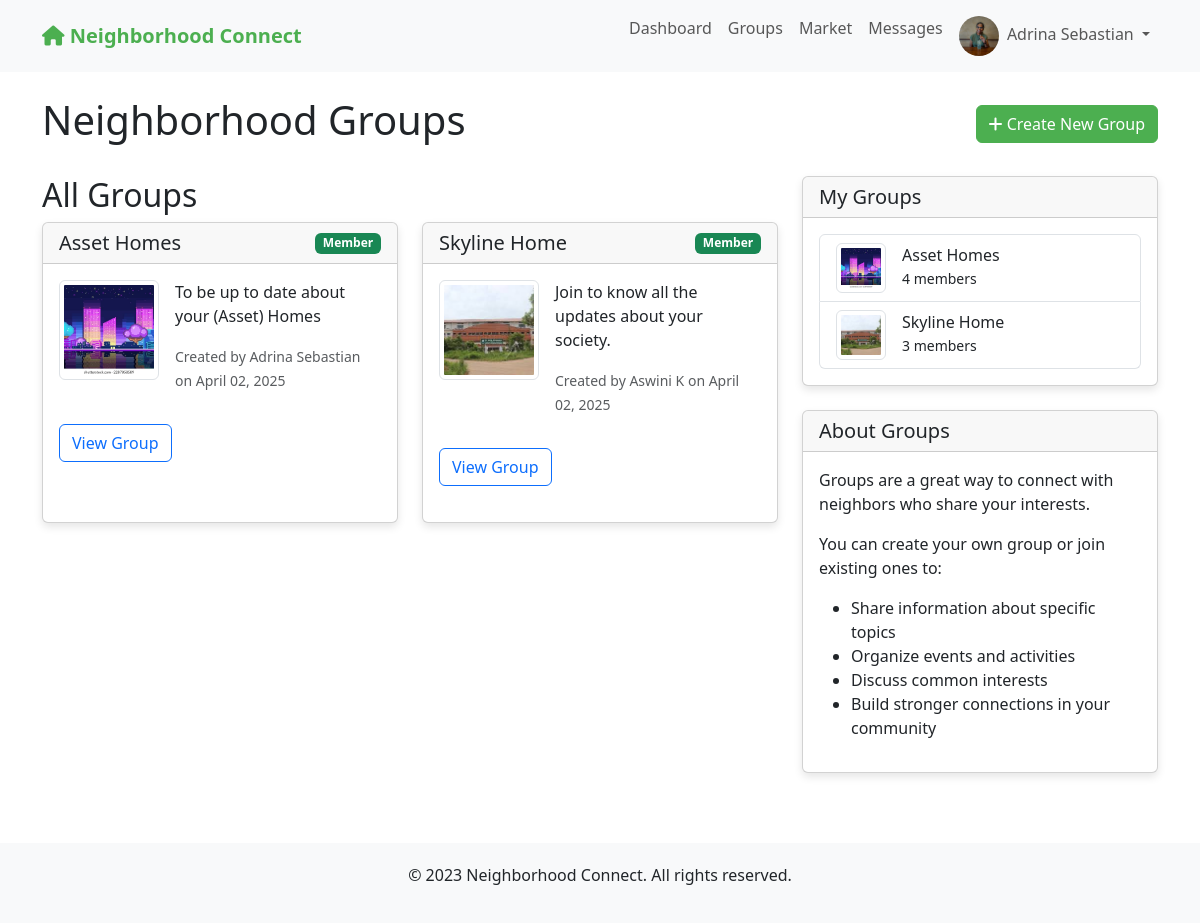
The app's page /groups (signed in) with its own data.
### app.py (models this page shows)
class User(UserMixin, db.Model):
    id = db.Column(db.Integer, primary_key=True)
    email = db.Column(db.String(100), unique=True, nullable=False)
    password = db.Column(db.String(200), nullable=False)
    name = db.Column(db.String(100), nullable=False)
    address = db.Column(db.String(200), nullable=False)
    neighborhood_id = db.Column(db.Integer, db.ForeignKey('neighborhood.id'), nullable=False)
    profile_pic = db.Column(db.String(200), default='default.jpg')
    created_at = db.Column(db.DateTime, default=datetime.utcnow)
    is_admin = db.Column(db.Boolean, default=False)
    posts = db.relationship('Post', backref='author', lazy=True)
    comments = db.relationship('Comment', backref='author', lazy=True)
    incidents = db.relationship('Incident', backref='reporter', lazy=True)
    group_memberships = db.relationship('GroupMember', backref='user', lazy=True)

class Group(db.Model):
    id = db.Column(db.Integer, primary_key=True)
    name = db.Column(db.String(100), nullable=False)
    description = db.Column(db.Text, nullable=False)
    image = db.Column(db.String(200), default='group_default.jpg')
    created_at = db.Column(db.DateTime, default=datetime.utcnow)
    creator_id = db.Column(db.Integer, db.ForeignKey('user.id'), nullable=False)
    neighborhood_id = db.Column(db.Integer, db.ForeignKey('neighborhood.id'), nullable=False)
    creator = db.relationship('User', backref='created_groups')
    members = db.relationship('GroupMember', backref='group', lazy=True, cascade="all, delete-orphan")
    posts = db.relationship('Post', backref='group', lazy=True)

### app.py (the view)
@app.route('/groups')
@login_required
def groups():
    neighborhood_groups = Group.query.filter_by(neighborhood_id=current_user.neighborhood_id).all()
    user_groups = [membership.group for membership in current_user.group_memberships]
    return render_template('groups.html', neighborhood_groups=neighborhood_groups, user_groups=user_groups)

### app.py (called while the page is built)
@login_manager.user_loader
def load_user(user_id):
    return User.query.get(int(user_id))

@app.before_request
def before_request():
    if current_user.is_authenticated:
        g.unread_count = Message.query.filter_by(
            receiver_id=current_user.id,
            is_read=False
        ).count()

@app.context_processor
def inject_unread_count():
    if current_user.is_authenticated:
        return {'unread_message_count': getattr(g, 'unread_count', 0)}
    return {}

### templates/groups.html (shortened to what this page needs)
{% extends "base.html" %}
{% block content %}
<div class="d-flex justify-content-between align-items-center mb-4">
    <h1>Neighborhood Groups</h1>
    <a href="{{ url_for('new_group') }}" class="btn btn-primary">
        <i class="fas fa-plus"></i> Create New Group
    </a>
</div>
<div class="row">
    <div class="col-md-8">
        <h2>All Groups</h2>
        {% if neighborhood_groups %}
            <div class="row">
                {% for group in neighborhood_groups %}
                    <div class="col-md-6 mb-4">
                        <div class="card h-100">
                            <div class="card-header d-flex justify-content-between align-items-center">
                                <h5 class="mb-0">{{ group.name }}</h5>
                                {% if group in user_groups %}
                                    <span class="badge bg-success">Member</span>
                                {% endif %}
                            </div>
                            <div class="card-body">
                                <div class="d-flex mb-3">
                                    <img src="{{ url_for('static', filename='uploads/' + group.image) }}" alt="{{ group.name }}" class="img-thumbnail me-3" style="width: 100px; height: 100px; object-fit: cover;">
                                    <div>
                                        <p>{{ group.description[:100] }}{% if group.description|length > 100 %}...{% endif %}</p>
                                        <p class="text-muted">
                                            <small>Created by {{ group.creator.name }} on {{ group.created_at.strftime('%B %d, %Y') }}</small>
                                        </p>
                                    </div>
                                </div>
                                <a href="{{ url_for('view_group', group_id=group.id) }}" class="btn btn-outline-primary">View Group</a>
                            </div>
                        </div>
                    </div>
                {% endfor %}
            </div>
        {% else %}
            <div class="alert alert-info">
                No groups have been created in your neighborhood yet. Be the first to create one!
            </div>
        {% endif %}
    </div>
    <div class="col-md-4">
        <div class="card mb-4">
            <div class="card-header">
                <h5 class="mb-0">My Groups</h5>
            </div>
            <div class="card-body">
                {% if user_groups %}
                    <div class="list-group">
                        {% for group in user_groups %}
                            <a href="{{ url_for('view_group', group_id=group.id) }}" class="list-group-item list-group-item-action">
                                <div class="d-flex align-items-center">
                                    <img src="{{ url_for('static', filename='uploads/' + group.image) }}" alt="{{ group.name }}" class="img-thumbnail me-3" style="width: 50px; height: 50px; object-fit: cover;">
                                    <div>
                                        <h6 class="mb-0">{{ group.name }}</h6>
                                        <small>{{ group.members|length }} members</small>
                                    </div>
                                </div>
                            </a>
                        {% endfor %}
                    </div>
                {% else %}
                    <p>You haven't joined any groups yet.</p>
                    <p>Join a group to connect with neighbors who share your interests!</p>
                {% endif %}
            </div>
        </div>
        <div class="card">
            <div class="card-header">
                <h5 class="mb-0">About Groups</h5>
            </div>
            <div class="card-body">
                <p>Groups are a great way to connect with neighbors who share your interests.</p>
                <p>You can create your own group or join existing ones to:</p>
                <ul>
                    <li>Share information about specific topics</li>
                    <li>Organize events and activities</li>
                    <li>Discuss common interests</li>
                    <li>Build stronger connections in your community</li>
                </ul>
            </div>
        </div>
    </div>
</div>
{% endblock %}

### templates/base.html (shortened to what this page needs)
<!DOCTYPE html>
<html lang="en">
<head>
    <link rel="stylesheet" href="https://cdn.jsdelivr.net/npm/bootstrap@5.3.0/dist/css/bootstrap.min.css">
    <link rel="stylesheet" href="https://cdnjs.cloudflare.com/ajax/libs/font-awesome/6.0.0-beta3/css/all.min.css">
</head>
<body>
    <nav class="navbar navbar-expand-lg navbar-light bg-light">
        <div class="container">
            <a class="navbar-brand" href="{{ url_for('index') }}">
                <i class="fas fa-home"></i> Neighborhood Connect
            </a>
            <div class="collapse navbar-collapse" id="navbarNav">
                <ul class="navbar-nav ms-auto">
                    {% if current_user.is_authenticated %}
                        <li class="nav-item">
                            <a class="nav-link" href="{{ url_for('dashboard') }}">Dashboard</a>
                        </li>
                        <li class="nav-item">
                            <a class="nav-link" href="{{ url_for('groups') }}">Groups</a>
                        </li>
                        <li class="nav-item">
                            <a class="nav-link" href="{{ url_for('market') }}">Market</a>
                        </li>
                        <li class="nav-item">
                            <a class="nav-link" href="{{ url_for('messages') }}">
                                Messages
                            </a>
                        </li>
                        <li class="nav-item dropdown">
                            <a class="nav-link dropdown-toggle" href="#" id="navbarDropdown" role="button" data-bs-toggle="dropdown" aria-expanded="false">
                                <img src="{{ url_for('static', filename='uploads/' + current_user.profile_pic) }}" alt="Profile" class="profile-img me-1">
                                {{ current_user.name }}
                            </a>
                        </li>
                    {% endif %}
                </ul>
            </div>
        </div>
    </nav>
    <div class="container mt-4">
        {% block content %}{% endblock %}
    </div>
    <footer class="footer">
        <div class="container">
            <p>&copy; 2023 Neighborhood Connect. All rights reserved.</p>
        </div>
    </footer>
</body>
</html>

### templates/base.html (style rules this page uses)
.navbar-brand { font-weight: bold; color: #4CAF50 !important; }
.btn-primary { background-color: #4CAF50; border-color: #4CAF50; }
.card { margin-bottom: 20px; box-shadow: 0 4px 8px rgba(0,0,0,0.1); }
.profile-img { width: 40px; height: 40px; border-radius: 50%; object-fit: cover; }
.footer { margin-top: 50px; padding: 20px 0; background-color: #f8f9fa; text-align: center; }

### records on screen
User: profile_pic (picture), name "Adrina Sebastian"
Group: name "Asset Homes", image (picture), description "To be up to date about your (Asset) Homes", creator.name "Adrina Sebastian", created_at "April 02, 2025", members|length "4"
Group: name "Skyline Home", image (picture), description "Join to know all the updates about your society.", creator.name "Aswini K", created_at "April 02, 2025", members|length "3"
